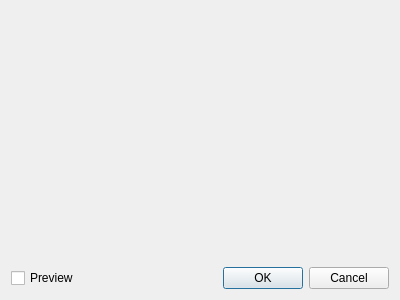
<?xml version="1.0" encoding="UTF-8"?>
<ui version="4.0">
 <class>FilterDialog</class>
 <widget class="QDialog" name="FilterDialog">
  <property name="geometry">
   <rect>
    <x>0</x>
    <y>0</y>
    <width>400</width>
    <height>300</height>
   </rect>
  </property>
  <property name="windowTitle">
   <string>Dialog</string>
  </property>
  <layout class="QVBoxLayout" name="verticalLayout">
   <item>
    <widget class="QStackedWidget" name="stackedWidget"/>
   </item>
   <item>
    <widget class="QFrame" name="frame">
     <property name="frameShape">
      <enum>QFrame::StyledPanel</enum>
     </property>
     <property name="frameShadow">
      <enum>QFrame::Raised</enum>
     </property>
    </widget>
   </item>
   <item>
    <layout class="QHBoxLayout" name="horizontalLayout">
     <item>
      <widget class="QCheckBox" name="checkBox_preview">
       <property name="text">
        <string>Preview</string>
       </property>
      </widget>
     </item>
     <item>
      <spacer name="horizontalSpacer">
       <property name="orientation">
        <enum>Qt::Horizontal</enum>
       </property>
       <property name="sizeHint" stdset="0">
        <size>
         <width>40</width>
         <height>20</height>
        </size>
       </property>
      </spacer>
     </item>
     <item>
      <widget class="QPushButton" name="pushButton_ok">
       <property name="text">
        <string>OK</string>
       </property>
      </widget>
     </item>
     <item>
      <widget class="QPushButton" name="pushButton_cancel">
       <property name="text">
        <string>Cancel</string>
       </property>
      </widget>
     </item>
    </layout>
   </item>
  </layout>
 </widget>
 <tabstops>
  <tabstop>checkBox_preview</tabstop>
  <tabstop>pushButton_ok</tabstop>
  <tabstop>pushButton_cancel</tabstop>
 </tabstops>
 <resources/>
 <connections>
  <connection>
   <sender>pushButton_ok</sender>
   <signal>clicked()</signal>
   <receiver>FilterDialog</receiver>
   <slot>accept()</slot>
   <hints>
    <hint type="sourcelabel">
     <x>225</x>
     <y>275</y>
    </hint>
    <hint type="destinationlabel">
     <x>190</x>
     <y>275</y>
    </hint>
   </hints>
  </connection>
  <connection>
   <sender>pushButton_cancel</sender>
   <signal>clicked()</signal>
   <receiver>FilterDialog</receiver>
   <slot>reject()</slot>
   <hints>
    <hint type="sourcelabel">
     <x>327</x>
     <y>270</y>
    </hint>
    <hint type="destinationlabel">
     <x>305</x>
     <y>273</y>
    </hint>
   </hints>
  </connection>
 </connections>
</ui>
